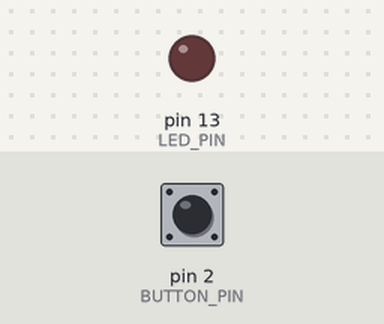
A sketch run on a simulated Arduino Uno, built with avr-gcc and run on an emulated ATmega328P. Shown: output pins drawn as LEDs (lit = HIGH). Inputs (shaded band) come from the test bench; at power-on: pin 2 (BUTTON_PIN) HIGH.

Above: at 1.2 s.
1.3 s: pin 2 (BUTTON_PIN) pulled LOW for 0.15 s
At 1.37 s:
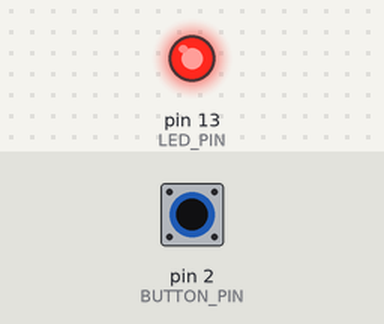
2.9 s: pin 2 (BUTTON_PIN) pulled LOW for 3.2 s
At 7.0 s:
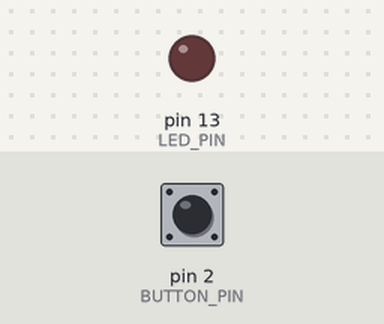
Timing chart, 0 to 8.5 s (numbered marks = the images above; inputs shaded):
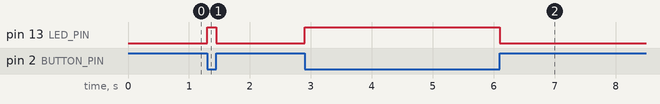

The sketch:

sketch.ino
```cpp
#include<Arduino.h>

#define LED_PIN 13  // Built- in led pin
#define BUTTON_PIN 2 // pust button pin
void setup() {
  // put your setup code here, to run once:
  pinMode(LED_PIN, OUTPUT);
  pinMode(BUTTON_PIN, INPUT_PULLUP); // use internal pull up resistor
}

void loop() {
  // put your main code here, to run repeatedly:
  int buttonState = digitalRead((BUTTON_PIN)); // Read button state

  if(buttonState == LOW) { //Button pressed (low due to pull up resistor)
    digitalWrite(LED_PIN, HIGH); // Turn LED on
  } else{
    digitalWrite(LED_PIN, LOW); // Turn LED off
  }
}
```

Measured:
- after the input at 1.3 s, pin 13 (LED_PIN): LOW → HIGH at once, → LOW 0.15 s later
- after the input at 2.9 s, pin 13 (LED_PIN): LOW → HIGH at once, → LOW 3.2 s later
